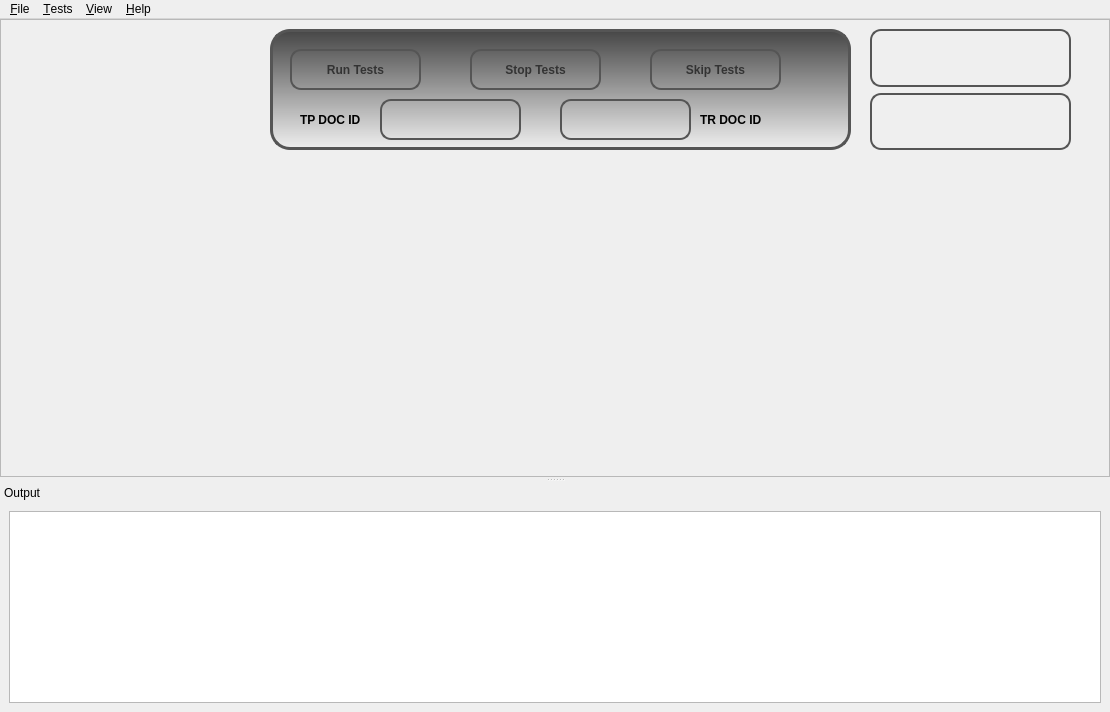
<?xml version="1.0" encoding="UTF-8"?>
<ui version="4.0">
 <class>MainWindow</class>
 <widget class="QMainWindow" name="MainWindow">
  <property name="geometry">
   <rect>
    <x>0</x>
    <y>0</y>
    <width>1110</width>
    <height>712</height>
   </rect>
  </property>
  <property name="windowTitle">
   <string>Qt AutoTester</string>
  </property>
  <property name="windowIcon">
   <iconset>
    <normaloff>:/images/autotester.png</normaloff>:/images/autotester.png</iconset>
  </property>
  <widget class="QWidget" name="centralwidget">
   <layout class="QGridLayout" name="gridLayout_4">
    <property name="leftMargin">
     <number>0</number>
    </property>
    <property name="topMargin">
     <number>0</number>
    </property>
    <property name="rightMargin">
     <number>0</number>
    </property>
    <property name="bottomMargin">
     <number>0</number>
    </property>
    <item row="0" column="0">
     <widget class="QFrame" name="frame">
      <property name="frameShape">
       <enum>QFrame::StyledPanel</enum>
      </property>
      <property name="frameShadow">
       <enum>QFrame::Raised</enum>
      </property>
      <widget class="QWidget" name="verticalLayoutWidget">
       <property name="geometry">
        <rect>
         <x>20</x>
         <y>10</y>
         <width>141</width>
         <height>121</height>
        </rect>
       </property>
       <layout class="QVBoxLayout" name="sideBarLayout">
        <item>
         <widget class="QWidget" name="sideBarwidget" native="true"/>
        </item>
       </layout>
      </widget>
      <widget class="QWidget" name="horizontalLayoutWidget">
       <property name="geometry">
        <rect>
         <x>270</x>
         <y>10</y>
         <width>581</width>
         <height>121</height>
        </rect>
       </property>
       <layout class="QHBoxLayout" name="horizontalLayout">
        <item>
         <widget class="QFrame" name="buttonToolsframe">
          <property name="styleSheet">
           <string notr="true">#buttonToolsframe{
border: 3px solid #555;
border-radius: 20px;
background-color: qlineargradient(spread:pad, x1:0.5, y1:0, x2:0.5, y2:1, stop:0 rgba(0, 0, 0, 180), stop:1 rgba(255, 255, 255, 0));
}</string>
          </property>
          <property name="frameShape">
           <enum>QFrame::StyledPanel</enum>
          </property>
          <property name="frameShadow">
           <enum>QFrame::Raised</enum>
          </property>
          <widget class="QPushButton" name="runTestspushButton">
           <property name="geometry">
            <rect>
             <x>20</x>
             <y>20</y>
             <width>131</width>
             <height>41</height>
            </rect>
           </property>
           <property name="font">
            <font>
             <weight>75</weight>
             <bold>true</bold>
            </font>
           </property>
           <property name="styleSheet">
            <string notr="true">color: #333;
border: 2px solid #555;
border-radius: 11px;
padding: 5px;
background: qradialgradient(cx: 0.3, cy: -0.4,
fx: 0.3, fy: -0.4,
radius: 1.35, stop: 0 #fff, stop: 1 #888);
min-width: 90px;</string>
           </property>
           <property name="text">
            <string>Run Tests</string>
           </property>
          </widget>
          <widget class="QPushButton" name="stopTestpushButton">
           <property name="geometry">
            <rect>
             <x>200</x>
             <y>20</y>
             <width>131</width>
             <height>41</height>
            </rect>
           </property>
           <property name="font">
            <font>
             <weight>75</weight>
             <bold>true</bold>
            </font>
           </property>
           <property name="styleSheet">
            <string notr="true">color: #333;
border: 2px solid #555;
border-radius: 11px;
padding: 5px;
background: qradialgradient(cx: 0.3, cy: -0.4,
fx: 0.3, fy: -0.4,
radius: 1.35, stop: 0 #fff, stop: 1 #888);
min-width: 90px;</string>
           </property>
           <property name="text">
            <string>Stop Tests</string>
           </property>
          </widget>
          <widget class="QPushButton" name="skipTestpushButton">
           <property name="geometry">
            <rect>
             <x>380</x>
             <y>20</y>
             <width>131</width>
             <height>41</height>
            </rect>
           </property>
           <property name="font">
            <font>
             <weight>75</weight>
             <bold>true</bold>
            </font>
           </property>
           <property name="styleSheet">
            <string notr="true">color: #333;
border: 2px solid #555;
border-radius: 11px;
padding: 5px;
background: qradialgradient(cx: 0.3, cy: -0.4,
fx: 0.3, fy: -0.4,
radius: 1.35, stop: 0 #fff, stop: 1 #888);
min-width: 90px;</string>
           </property>
           <property name="text">
            <string>Skip Tests</string>
           </property>
          </widget>
          <widget class="QLabel" name="docIDTPTxtlabel">
           <property name="geometry">
            <rect>
             <x>30</x>
             <y>80</y>
             <width>81</width>
             <height>21</height>
            </rect>
           </property>
           <property name="font">
            <font>
             <weight>75</weight>
             <bold>true</bold>
            </font>
           </property>
           <property name="text">
            <string>TP DOC ID</string>
           </property>
          </widget>
          <widget class="QLabel" name="tpDocNumlabel">
           <property name="geometry">
            <rect>
             <x>110</x>
             <y>70</y>
             <width>141</width>
             <height>41</height>
            </rect>
           </property>
           <property name="styleSheet">
            <string notr="true">background: qradialgradient(cx: 0.4, cy: -0.1,
fx: 0.4, fy: -0.1,
radius: 1.35, stop: 0 #fff, stop: 1 #ddd);
border: 2px solid #555;
border-radius: 11px;
padding: 5px;
min-width: 80px;</string>
           </property>
           <property name="text">
            <string/>
           </property>
          </widget>
          <widget class="QLabel" name="docIDTRTxtlabel">
           <property name="geometry">
            <rect>
             <x>430</x>
             <y>80</y>
             <width>81</width>
             <height>21</height>
            </rect>
           </property>
           <property name="font">
            <font>
             <weight>75</weight>
             <bold>true</bold>
            </font>
           </property>
           <property name="text">
            <string>TR DOC ID</string>
           </property>
          </widget>
          <widget class="QLabel" name="trDocNumlabel">
           <property name="geometry">
            <rect>
             <x>290</x>
             <y>70</y>
             <width>131</width>
             <height>41</height>
            </rect>
           </property>
           <property name="styleSheet">
            <string notr="true">background: qradialgradient(cx: 0.4, cy: -0.1,
fx: 0.4, fy: -0.1,
radius: 1.35, stop: 0 #fff, stop: 1 #ddd);
border: 2px solid #555;
border-radius: 11px;
padding: 5px;
min-width: 80px;</string>
           </property>
           <property name="text">
            <string/>
           </property>
          </widget>
         </widget>
        </item>
       </layout>
      </widget>
      <widget class="QWidget" name="gridLayoutWidget">
       <property name="geometry">
        <rect>
         <x>870</x>
         <y>10</y>
         <width>201</width>
         <height>121</height>
        </rect>
       </property>
       <layout class="QGridLayout" name="timegridLayout">
        <item row="1" column="0">
         <layout class="QVBoxLayout" name="testElapsedverticalLayout">
          <item>
           <widget class="QWidget" name="elapsedTimewidget" native="true">
            <property name="styleSheet">
             <string notr="true">#elapsedTimewidget{
border: 2px solid #555;
border-radius: 11px;
background: qlineargradient(x1: 0, y1: 0, x2: 0, y2: 1,
stop: 0 #a6a6a6, stop: 0.08 #7f7f7f,
stop: 0.39999 #717171, stop: 0.4 #626262,
stop: 0.9 #4c4c4c, stop: 1 #333333);
}</string>
            </property>
           </widget>
          </item>
         </layout>
        </item>
        <item row="2" column="0">
         <layout class="QVBoxLayout" name="allElapsedverticalLayout">
          <item>
           <widget class="QWidget" name="allElapsedwidget" native="true">
            <property name="styleSheet">
             <string notr="true">#allElapsedwidget{
border: 2px solid #555;
border-radius: 11px;
background: qlineargradient(x1: 0, y1: 0, x2: 0, y2: 1,
stop: 0 #a6a6a6, stop: 0.08 #7f7f7f,
stop: 0.39999 #717171, stop: 0.4 #626262,
stop: 0.9 #4c4c4c, stop: 1 #333333);
}</string>
            </property>
           </widget>
          </item>
         </layout>
        </item>
       </layout>
      </widget>
      <widget class="QWidget" name="verticalLayoutWidget_4">
       <property name="geometry">
        <rect>
         <x>20</x>
         <y>150</y>
         <width>241</width>
         <height>301</height>
        </rect>
       </property>
       <layout class="QVBoxLayout" name="testCasesverticalLayout"/>
      </widget>
     </widget>
    </item>
   </layout>
  </widget>
  <widget class="QDockWidget" name="outputDock">
   <property name="features">
    <set>QDockWidget::NoDockWidgetFeatures</set>
   </property>
   <property name="allowedAreas">
    <set>Qt::BottomDockWidgetArea</set>
   </property>
   <property name="windowTitle">
    <string>Output</string>
   </property>
   <attribute name="dockWidgetArea">
    <number>8</number>
   </attribute>
   <widget class="QWidget" name="dockWidgetContents_2">
    <layout class="QVBoxLayout" name="verticalLayout_4">
     <item>
      <widget class="QTextEdit" name="output">
       <property name="undoRedoEnabled">
        <bool>false</bool>
       </property>
       <property name="readOnly">
        <bool>true</bool>
       </property>
      </widget>
     </item>
    </layout>
   </widget>
  </widget>
  <widget class="QMenuBar" name="menuBar">
   <property name="geometry">
    <rect>
     <x>0</x>
     <y>0</y>
     <width>1110</width>
     <height>21</height>
    </rect>
   </property>
   <widget class="QMenu" name="menuTests">
    <property name="title">
     <string>&amp;Tests</string>
    </property>
    <addaction name="actionRun_Tests"/>
    <addaction name="actionRun_Tests_Skip_QMake"/>
    <addaction name="actionStop_Tests"/>
    <addaction name="separator"/>
    <addaction name="actionSkip_Current_Test"/>
   </widget>
   <widget class="QMenu" name="menuFile">
    <property name="title">
     <string>&amp;File</string>
    </property>
    <addaction name="actionSave_Results"/>
    <addaction name="separator"/>
    <addaction name="actionQuit"/>
   </widget>
   <widget class="QMenu" name="menuView">
    <property name="title">
     <string>&amp;View</string>
    </property>
    <addaction name="actionShow_Explorer"/>
    <addaction name="actionShow_Run_Panel"/>
    <addaction name="actionShow_Output"/>
    <addaction name="separator"/>
    <addaction name="actionDefault_Zoom"/>
    <addaction name="actionZoom_to_Fit"/>
    <addaction name="actionZoom_In"/>
    <addaction name="actionZoom_Out"/>
   </widget>
   <widget class="QMenu" name="menuHelp">
    <property name="title">
     <string>&amp;Help</string>
    </property>
    <addaction name="actionAbout_Autotester"/>
   </widget>
   <addaction name="menuFile"/>
   <addaction name="menuTests"/>
   <addaction name="menuView"/>
   <addaction name="menuHelp"/>
  </widget>
  <action name="actionSave_Results">
   <property name="enabled">
    <bool>false</bool>
   </property>
   <property name="text">
    <string>&amp;Save Results...</string>
   </property>
  </action>
  <action name="actionQuit">
   <property name="text">
    <string>&amp;Quit</string>
   </property>
  </action>
  <action name="actionDefault_Zoom">
   <property name="enabled">
    <bool>false</bool>
   </property>
   <property name="text">
    <string>&amp;Default Zoom</string>
   </property>
  </action>
  <action name="actionZoom_to_Fit">
   <property name="text">
    <string>Zoom to &amp;Fit</string>
   </property>
  </action>
  <action name="actionZoom_In">
   <property name="text">
    <string>Zoom &amp;In</string>
   </property>
  </action>
  <action name="actionZoom_Out">
   <property name="text">
    <string>Zoom &amp;Out</string>
   </property>
   <property name="toolTip">
    <string>Zoom Out</string>
   </property>
  </action>
  <action name="actionRun_Tests">
   <property name="enabled">
    <bool>false</bool>
   </property>
   <property name="icon">
    <iconset>
     <normaloff>:/images/start.png</normaloff>:/images/start.png</iconset>
   </property>
   <property name="text">
    <string>&amp;Run Tests</string>
   </property>
   <property name="shortcut">
    <string>F5</string>
   </property>
  </action>
  <action name="actionRun_Tests_Skip_QMake">
   <property name="enabled">
    <bool>false</bool>
   </property>
   <property name="text">
    <string>Run Test (Skip QMake)</string>
   </property>
   <property name="shortcut">
    <string>F6</string>
   </property>
  </action>
  <action name="actionStop_Tests">
   <property name="enabled">
    <bool>false</bool>
   </property>
   <property name="icon">
    <iconset>
     <normaloff>:/images/stop.png</normaloff>:/images/stop.png</iconset>
   </property>
   <property name="text">
    <string>&amp;Stop Tests</string>
   </property>
   <property name="shortcut">
    <string>Shift+F5</string>
   </property>
  </action>
  <action name="actionSkip_Current_Test">
   <property name="enabled">
    <bool>false</bool>
   </property>
   <property name="icon">
    <iconset>
     <normaloff>:/images/next.png</normaloff>:/images/next.png</iconset>
   </property>
   <property name="text">
    <string>S&amp;kip Current Test</string>
   </property>
   <property name="shortcut">
    <string>F7</string>
   </property>
  </action>
  <action name="actionAbout_Autotester">
   <property name="icon">
    <iconset>
     <normaloff>:/images/autotester.png</normaloff>:/images/autotester.png</iconset>
   </property>
   <property name="text">
    <string>&amp;About Qt AutoTester...</string>
   </property>
   <property name="toolTip">
    <string>About Qt AutoTester</string>
   </property>
  </action>
  <action name="actionShow_Explorer">
   <property name="checkable">
    <bool>true</bool>
   </property>
   <property name="checked">
    <bool>true</bool>
   </property>
   <property name="text">
    <string>Show Explorer</string>
   </property>
   <property name="shortcut">
    <string>F1</string>
   </property>
  </action>
  <action name="actionShow_Run_Panel">
   <property name="checkable">
    <bool>true</bool>
   </property>
   <property name="checked">
    <bool>true</bool>
   </property>
   <property name="text">
    <string>Show Run Panel</string>
   </property>
   <property name="shortcut">
    <string>F2</string>
   </property>
  </action>
  <action name="actionShow_Output">
   <property name="checkable">
    <bool>true</bool>
   </property>
   <property name="checked">
    <bool>true</bool>
   </property>
   <property name="text">
    <string>Show Output</string>
   </property>
   <property name="shortcut">
    <string>F3</string>
   </property>
  </action>
 </widget>
 <resources/>
 <connections/>
</ui>
